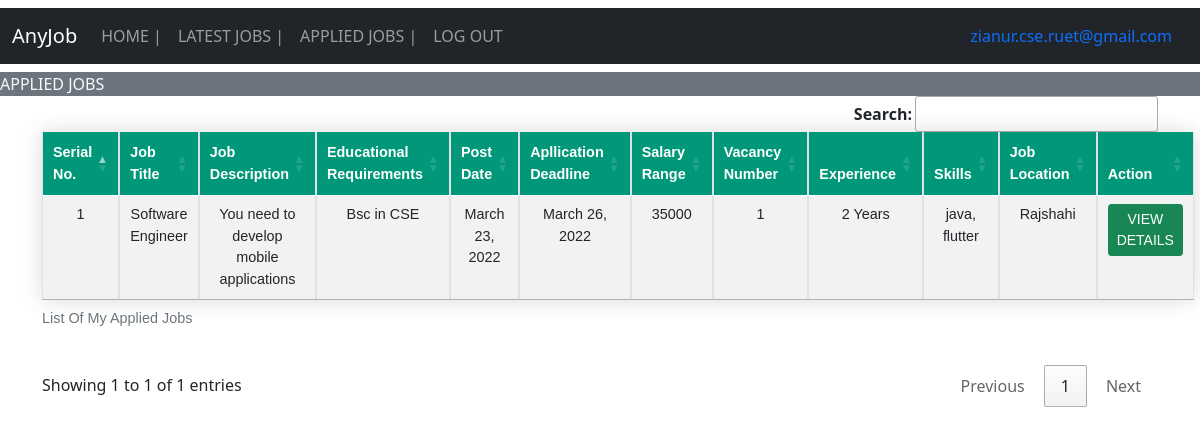
Screenshot of /applied_jobs (signed in) with the database file from the repository.
### job/models.py (models this page shows, shortened)
class Job(models.Model):
    title = models.CharField(max_length=50,null=True)
    description = models.CharField(max_length=200,null=True)
    education = models.CharField(max_length=200,null=True)
    post_date = models.DateField()
    deadline = models.DateField()
    salary = models.CharField(max_length=50,null=True)
    vacancy = models.CharField(max_length=50,null=True)
    experience = models.CharField(max_length=100,null=True)
    skill = models.CharField(max_length=100,null=True)
    location = models.CharField(max_length=100,null=True)
    employer= models.ForeignKey(Employer, on_delete=CASCADE,null=True)
    student= models.ManyToManyField(Candidate)

### job/views.py (the view)
# urls.py: path('applied_jobs', views.applied_jobs, name="applied_jobs"),
def applied_jobs(request):
    if not request.user.is_authenticated:
        return redirect('user_login')
    user = request.user
    candidate = Candidate.objects.get(user=user)
    job = Job.objects.filter(student=candidate)
    d = {'job':job}
    return render(request, 'applied_jobs.html', d)

### job/templates/applied_jobs.html (shortened to what this page needs)
{% extends 'user_navigation.html' %}
{% block head %}
<link href="/static/css/table.css" rel="stylesheet">
{% endblock head %}
{% block body %}
<marquee class="bg-secondary text-light" width="100%" direction="right" height="25px">
  APPLIED JOBS
</marquee>
<div class="container">
<table class=" my-4 table table-hover table-striped table-bordered styled-table" id="example">
    <caption>List Of My Applied Jobs</caption>
    <thead>
        <tr>
            <th>Serial No.</th>
            <th>Job Title</th>
            <th>Job Description</th>
            <th>Educational Requirements</th>
            <th>Post Date</th>
            <th>Apllication Deadline</th>
            <th>Salary Range</th>
            <th>Vacancy Number</th>
            <th>Experience</th>
            <th>Skills</th>
            <th>Job Location</th>
            <th>Action</th>
        </tr>
    </thead>
    <tbody>
        {% for i in job %}
        <tr>
            <td>{{forloop.counter}}</td>
            <td>{{i.title}}</td>
            <td>{{i.description}}</td>
            <td>{{i.education}}</td>
            <td>{{i.post_date}}</td>
            <td>{{i.deadline}}</td>
            <td>{{i.salary}}</td>
            <td>{{i.vacancy}}</td>
            <td>{{i.experience}}</td>
            <td>{{i.skill}}</td>
            <td>{{i.location}}</td>
            <td><a href="{% url 'job_profile_user_applied' i.id %}" class="btn btn-success btn-sm">VIEW DETAILS</a></td>
        </tr>
        {% endfor %}
    </tbody>
</table>
</div>
{% endblock body %}

### job/templates/user_navigation.html (shortened to what this page needs)
<!doctype html>
<html lang="en">
  <head>
    <link href="https://cdn.jsdelivr.net/npm/bootstrap@5.0.1/dist/css/bootstrap.min.css" rel="stylesheet">
    <link rel="stylesheet" href="//cdn.datatables.net/1.10.24/css/jquery.dataTables.min.css">
    <link rel="stylesheet" href="https://cdn.datatables.net/buttons/1.7.0/css/buttons.dataTables.min.css">
    {% block head %} {% endblock head %}
  </head>
  <body>
    <nav class="navbar navbar-expand-lg navbar-dark bg-dark my-2">
        <div class="container-fluid">
          <a class="navbar-brand">AnyJob</a>
          <div class="collapse navbar-collapse" id="navbarSupportedContent">
            <ul class="navbar-nav me-auto mb-2 mb-lg-0">
              <li class="nav-item">
                <a class="nav-link" aria-current="page" href="/user_home">HOME  |</a>
              </li>
              <li class="nav-item">
                <a class="nav-link" href="/latest_jobs">LATEST JOBS  |</a>
              </li>
              <li class="nav-item">
                <a class="nav-link" href="/applied_jobs">APPLIED JOBS  |</a>
              </li>
              <li class="nav-item">
                <a class="nav-link" href="/logout_user_admin">LOG OUT</a>
              </li>
            </ul>
            <li class="nav-item d-flex">
              <a class="nav-link" href="user_home"> {{request.user.username}} </a>
            </li>
          </div>
        </div>
      </nav>
      {% block body %} {% endblock body %}
  </body>
</html>

### job/static/css/table.css (style rules this page uses)
.styled-table { border-collapse: collapse; margin: 25px 0; font-size: 0.9em; font-family: sans-serif; min-width: 400px; box-shadow: 0 0 20px rgba(0, 0, 0, 0.15); }
.styled-table thead tr { background-color: #009879; color: #ffffff; text-align: left; }
.styled-table th, .styled-table td { padding: 12px 15px; }
.styled-table tbody tr { border-bottom: 1px solid #dddddd; }
.styled-table tbody tr:last-of-type { border-bottom: 2px solid #009879; }
th,td { text-align: center; }

### rows the page displays
Job: title "Software Engineer", description "You need to develop mobile applications", education "Bsc in CSE", post_date "March 23, 2022", deadline "March 26, 2022", salary "35000", vacancy "1", experience "2 Years", skill "java, flutter", location "Rajshahi"

### other values shown
{{ request.user.username }} "zianur.cse.ruet@gmail.com"
